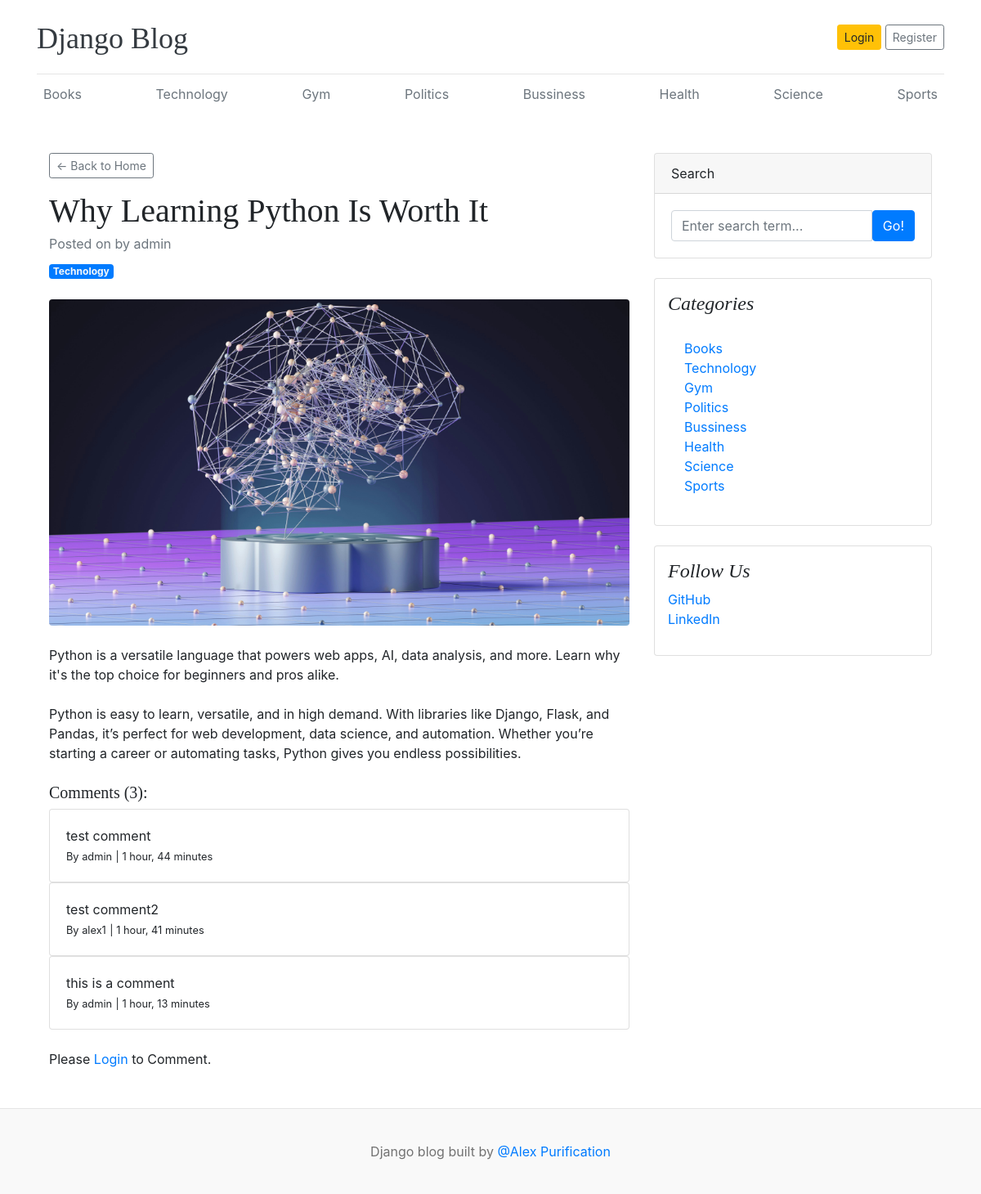
/blogs/why-learning-python-is-worth-it-21/, run on the app's committed database.
### blogs/models.py (models this page shows, shortened)
class Category(models.Model):
    category_name = models.CharField(max_length=50, unique=True)
    created_at = models.DateTimeField(auto_now_add=True)
    updated_at = models.DateTimeField(auto_now=True)
    def __str__(self):
        return self.category_name
    class Meta:
        verbose_name_plural='categories'

class Blogs(models.Model):
    title = models.CharField(max_length=100)
    slug = models.SlugField(max_length=150, unique=True, blank=True)
    category = models.ForeignKey(Category, on_delete=models.CASCADE)
    author = models.ForeignKey(User, on_delete=models.CASCADE)
    featured_image = models.ImageField(upload_to='uploads/%Y/%m/%d')
    short_description = models.TextField(max_length=500)
    blog_body = models.TextField(max_length=2000)
    status = models.CharField(max_length=10, choices=STATUS_CHOICES, default='Draft')
    is_featured = models.BooleanField(default=False)
    created_at = models.DateTimeField(auto_now_add=True)
    updated_at = models.DateTimeField(auto_now=True)
    class Meta:
        verbose_name_plural = 'blogs'

class Comment(models.Model):
    user = models.ForeignKey(User, on_delete=models.CASCADE)
    blog = models.ForeignKey(Blogs, on_delete=models.CASCADE)
    comment = models.TextField(max_length=255)
    created_at = models.DateTimeField(auto_now_add=True)
    updated_at = models.DateTimeField(auto_now=True)
    def __str__(self):
        return self.comment
    class Meta:
        verbose_name_plural = 'comments'

### assignments/models.py (models this page shows, shortened)
class SocialConnect(models.Model):
    platform = models.CharField(max_length=25)
    link = models.URLField(max_length=100)
    created_at = models.DateTimeField(auto_now_add=True)
    updated_at = models.DateTimeField(auto_now=True)
    class Meta:
        verbose_name_plural = 'social-connections'

### blogs/views.py (the view, shortened to what this page needs)
# urls.py: path('blogs/<slug:slug>/', blogViews.blogs, name ='blogs'),
def blogs(request, slug):
    blog = get_object_or_404(Blogs, slug=slug, status='Published')
    comments = Comment.objects.filter(blog=blog)
    data = {
        'blog': blog,
        'comments': comments,
        'comment_count': comments.count(),
    }
    return render(request, 'blogs.html', data)

### blogs/context_processors.py (called while the page is built)
def get_categories(request):
    categories = Category.objects.all().order_by('-created_at')
    return dict(categories=categories)

def get_socialConnects(request):
    socialConnects = SocialConnect.objects.all()
    return dict(socialConnects=socialConnects)

### templates/blogs.html
{% extends "components/base.html" %} {% block title %}Blogs{% endblock %}
{% block content %}
<div class="container mt-5">
    <div class="row">
        <div class="col-lg-8">
            <article>
                <header class="mb-4">
                    <a href="{% url 'home' %}" class="btn btn-outline-secondary btn-sm mb-3">
                        ← Back to Home
                    </a>
                    <h1 class="fw-bolder mb-1">{{ blog.title }}</h1>
                    <div class="text-muted fst-italic mb-2">Posted on {{ blog.create_at }} by {{ blog.author }}</div>
                    <a class="badge bg-primary text-decoration-none text-light" href="{% url 'post_by_category' blog.category.id %}">{{ blog.category }}</a>
                </header>
                <figure class="mb-4"><img class="img-fluid rounded" src="{{ blog.featured_image.url }}" alt="{{ blog.featured_image.url }}" /></figure>
                <section class="mb-5">
                    <p class="fs-5 mb-4">{{ blog.short_description }}</p>
                    <p class="fs-5 mb-4">{{ blog.blog_body }}</p>
                    <h5>Comments ({{ comment_count }}):</h5>
                    {% if comments %}
                        {% for comment in comments %}
                            <div class="card">
                                <div class="card-body">
                                    <p class="card-text mb-0">{{ comment }}</p>
                                    <span>
                                        <small>By {{ comment.user }}</small>
                                        <small> | {{ comment.created_at | timesince }}</small>
                                    </span>
                                </div>
                            </div>
                        {% endfor %}
                    {% else %}
                        <div class="card">
                            <div class="card-body">
                                <p class="card-text">No comment found</p>
                            </div>
                        </div>
                    {% endif %}
                        <br>
                        <div class="form-group">
                            {% if user.is_authenticated %}
                            <form action="" method="post">
                                {% csrf_token %}
                                <div class="form-group">
                                    <textarea class='form-control' name="comment" placeholder='Write your comments here....'></textarea>
                                    <button type="submit" class='btn btn-primary mt-2'>Submit</button>
                                </div>
                            </form>
                            {% else %}
                            <p>Please
                                <span><a href="{% url 'login' %}">Login</a></span>
                                to Comment.</p>
                            {% endif %}
                        </div>
                    </section>
            </article>
        </div>
        <div class="col-lg-4">
            {% include "components/search_widget.html" %}
            <div class="card mb-4 p-3">
                <h4 class="font-italic">Categories</h4>
                <div class="card-body">
                    <div class="row">
                        <div class="col-sm-6">
                            <ul class="list-unstyled mb-0">
                                {% if categories %}
                                    {% for cat in categories %}
                                        <li><a href="{% url 'post_by_category' cat.id %}">{{ cat }}</a></li>
                                    {% endfor %}
                                {% endif %}
                            </ul>
                        </div>
                    </div>
                </div>
            </div>
            {% if socialConnects %}
                <div class="card mb-4 p-3">
                    <h4 class="font-italic">Follow Us</h4>
                    <ol class="list-unstyled">
                        {% for link in socialConnects %}
                            <li><a href="{{ link.link }}">{{ link.platform }}</a></li>
                        {% endfor %}
                    </ol>
                </div>
            {% endif %}
        </div>
    </div>
</div>
{% endblock %}

### templates/components/base.html (shortened to what this page needs)
<!doctype html>
<html lang="en">
  <head>
    <link
      href="https://getbootstrap.com/docs/4.0/dist/css/bootstrap.min.css"
      rel="stylesheet"
    />
    <link href="/static/css/blog.css" rel="stylesheet" />
    <link rel="stylesheet" href="https://cdnjs.cloudflare.com/ajax/libs/font-awesome/4.7.0/css/font-awesome.min.css">
  </head>
  <body>
    <div class="container">
      {% include "components/header.html" %}
      <div class="nav-scroller py-1 mb-2">
        <nav class="nav d-flex justify-content-between">
          {% for cat in categories %}
            <a class="p-2 text-muted" href="{% url 'post_by_category' cat.id %}">
              {{ cat }}
            </a>
          {% endfor %}
        </nav>
      </div>
      {% block content %}{% endblock %}
    </div>
    {% include "components/footer.html" %}
  </body>
</html>

### static/css/blog.css (style rules this page uses)
h1, h2, h3, h4, h5, h6 { font-family: "Playfair Display", Georgia, "Times New Roman", serif; }

### data on the page
Category: category_name "Books"
Category: category_name "Technology"
Category: category_name "Gym"
Category: category_name "Politics"
Category: category_name "Bussiness"
Category: category_name "Health"
Category: category_name "Science"
Category: category_name "Sports"
Blogs: title "Why Learning Python Is Worth It", author "admin", category "Technology", featured_image (picture), short_description "Python is a versatile language that powers web apps, AI, data analysis, and more. Learn why it's the top choice for beginners and pros alike.", blog_body "Python is easy to learn, versatile, and in high demand. With libraries like Django, Flask, and Pandas, it’s perfect for web development, data science, and automation. Whether you’re starting a career or automating tasks, Python gives you endless possibilities."
Comment: comment "test comment", user "admin", created_at "1 hour, 44 minutes"
Comment: comment "test comment2", user "alex1", created_at "1 hour, 41 minutes"
Comment: comment "this is a comment", user "admin", created_at "1 hour, 13 minutes"
SocialConnect: platform "GitHub"
SocialConnect: platform "LinkedIn"

### other printed values
{{ comment_count }} "3"
